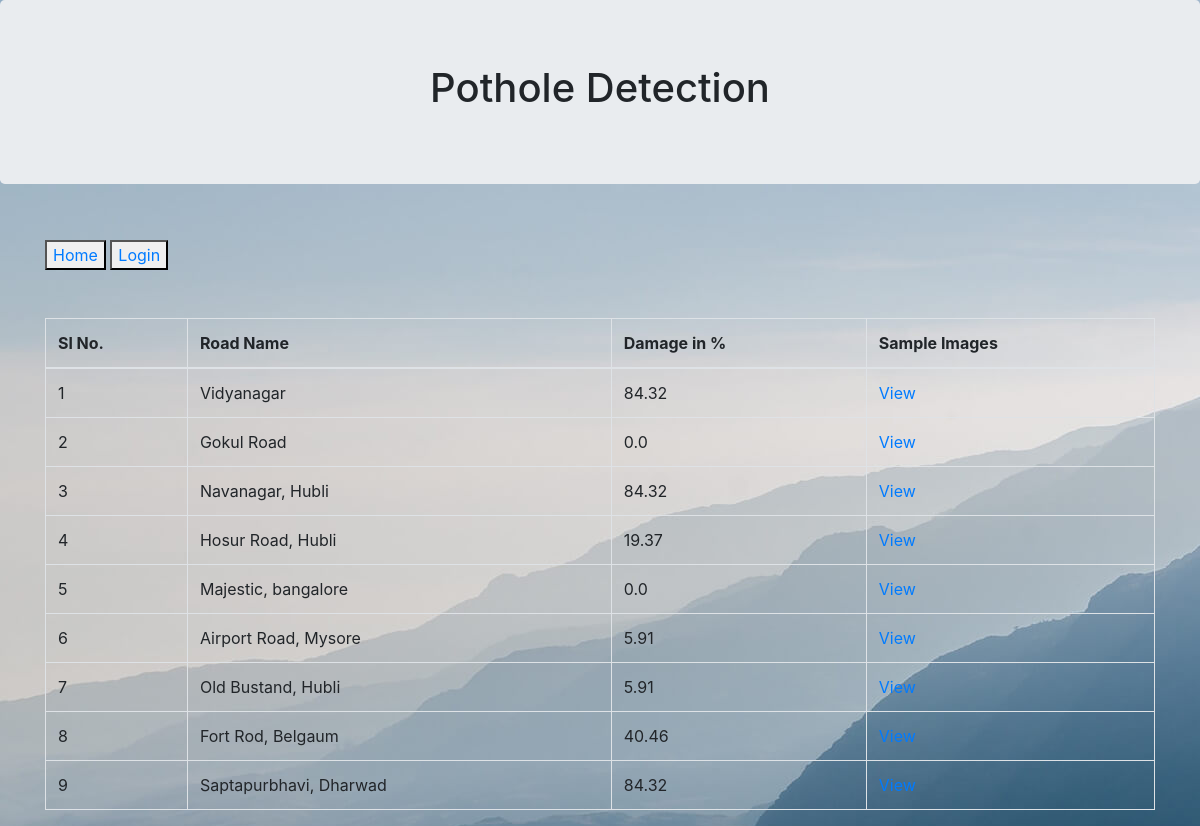
The page /home on the database its author committed.
### tables this page shows
CREATE TABLE s_road(id INTEGER PRIMARY KEY AUTOINCREMENT,s_name TEXT,accuracy TEXT,user TEXT);

### app.py (the view)
@app.route('/home')
def home():
    conn = sqlite3.connect("data.db")
    rows = conn.execute("SELECT * FROM s_road")
    return render_template("result.html",rows=rows)

### templates/result.html (shortened to what this page needs)
<!DOCTYPE html>
<html lang="en">
<head>
    <link rel="stylesheet" href="https://maxcdn.bootstrapcdn.com/bootstrap/4.5.2/css/bootstrap.min.css">
  <link rel="stylesheet" href="https://cdnjs.cloudflare.com/ajax/libs/font-awesome/4.7.0/css/font-awesome.min.css">
</head>
<body style="background-image: url({{ url_for('static', filename='bg.jpg') }})">
<div class="jumbotron text-center">
    <h1>Pothole Detection</h1>
</div>
<br>
<div class="container">
<button ><a href="/home">Home</a> </button>
    <button><a href="/log">Login</a> </button>
</div>
<br>
<br>
<div class="container">
    <table class="table table-bordered">
        <thead>
        <tr>
            <th>Sl No.</th>
            <th>Road Name</th>
            <th>Damage in %</th>
            <th>Sample Images</th>
        </tr>
        </thead>
        <tbody>
        <tr>
            {% for row in rows %}
            <td>{{row[0]}}</td>
            <td>{{row[1]}}</td>
            <td>{{row[2]}}</td>
            <td><a href="/view/{{row[1]}}">View</a> </td>
        </tr>
        {% endfor %}
        </tbody>
    </table>
</div>
</body>
</html>

### rows shown on the page
s_road: id "1", s_name "Vidyanagar", accuracy "84.32"
s_road: id "2", s_name "Gokul Road", accuracy "0.0"
s_road: id "3", s_name "Navanagar, Hubli", accuracy "84.32"
s_road: id "4", s_name "Hosur Road, Hubli", accuracy "19.37"
s_road: id "5", s_name "Majestic, bangalore", accuracy "0.0"
s_road: id "6", s_name "Airport Road, Mysore", accuracy "5.91"
s_road: id "7", s_name "Old Bustand, Hubli", accuracy "5.91"
s_road: id "8", s_name "Fort Rod, Belgaum", accuracy "40.46"
s_road: id "9", s_name "Saptapurbhavi, Dharwad", accuracy "84.32"
